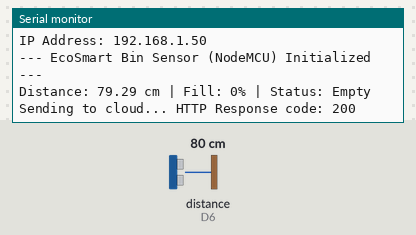
The sketch below on a simulated ESP8266 (NodeMCU). Parts: the last lines printed to the serial monitor. Wiring (inferred from the names in the program): ultrasonic range finder: trigger D5; echo D6. The test bench sets the inputs (shaded band); at power-on: distance to the obstacle (sensor on D6) 80 cm. The echo pulse lasts 58.3 µs per cm; WiFi joins after 1.5 s; servers stay silent unless stated; uploads are accepted with an empty reply.

Above: at 2.7 s.
2.8 s: distance to the obstacle (sensor on D6) set to 2 cm
At 12.3 s:
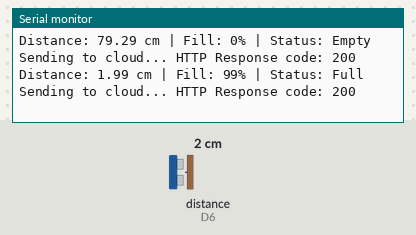
13.2 s: distance to the obstacle (sensor on D6) set to 18 cm
At 22.5 s:
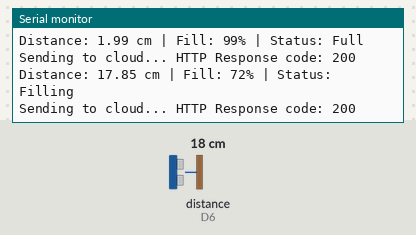

The sketch:

bin_sensor.ino
```cpp
#include <ESP8266HTTPClient.h>
#include <ESP8266WiFi.h>
#include <WiFiClientSecure.h>

/**
 * EcoSmart bin_sensor.ino (NodeMCU Version)
 * Distance measurement and Cloud Reporting using ESP8266/NodeMCU
 */

// --- CONFIGURATION ---
const char *ssid = "Airtel_Raptor 5g";
const char *password = "up80gd0383";

// The unique ID for this specific bin (must match the one registered in the web
// UI)
const char *hardwareId = "BIN-001";

// Server base URL
const char *serverBaseUrl = "http://13.232.18.222:5000"; // Live AWS server

// Bin Calibration (in cm)
const int MAX_DISTANCE = 50; // Distance when bin is EMPTY
const int MIN_DISTANCE = 5;  // Distance when bin is FULL

// Pin Definitions for NodeMCU (D-Pins map to GPIO numbers)
const int TRIG_PIN = D5; // NodeMCU D5 corresponds to GPIO 14
const int ECHO_PIN = D6; // NodeMCU D6 corresponds to GPIO 12

// Constants
const float SOUND_VELOCITY = 0.034; // cm/us
const int REPORT_INTERVAL = 10000;  // Send data every 10 seconds

void setup() {
  Serial.begin(115200);

  pinMode(TRIG_PIN, OUTPUT);
  pinMode(ECHO_PIN, INPUT);

  // WiFi Connection
  WiFi.begin(ssid, password);
  Serial.print("Connecting to WiFi");
  while (WiFi.status() != WL_CONNECTED) {
    delay(500);
    Serial.print(".");
  }
  Serial.println("\nWiFi Connected!");
  Serial.print("IP Address: ");
  Serial.println(WiFi.localIP());

  Serial.println("--- EcoSmart Bin Sensor (NodeMCU) Initialized ---");
}

void loop() {
  // 1. Measure Distance
  digitalWrite(TRIG_PIN, LOW);
  delayMicroseconds(2);
  digitalWrite(TRIG_PIN, HIGH);
  delayMicroseconds(10);
  digitalWrite(TRIG_PIN, LOW);

  long duration = pulseIn(ECHO_PIN, HIGH);
  float distanceCm = duration * SOUND_VELOCITY / 2;

  if (duration == 0) {
    Serial.println("Error: Hardware sensor failure.");
    delay(2000);
    return;
  }

  // 2. Calculate Fill Level Percentage
  float constrainedDist = constrain(distanceCm, MIN_DISTANCE, MAX_DISTANCE);
  int fillLevel = map(constrainedDist, MAX_DISTANCE, MIN_DISTANCE, 0, 100);

  // Determine Status
  String status = "Filling";
  if (fillLevel >= 90)
    status = "Full";
  else if (fillLevel <= 10)
    status = "Empty";

  Serial.printf("Distance: %.2f cm | Fill: %d%% | Status: %s\n", distanceCm,
                fillLevel, status.c_str());

  // 3. Send to Cloud (if WiFi is connected)
  if (WiFi.status() == WL_CONNECTED) {
    WiFiClient client; // Standard WiFiClient for HTTP (port 5000)
    HTTPClient http;
    String fullUrl = String(serverBaseUrl) + "/api/bins/" + String(hardwareId);

    // Begin request
    http.begin(client, fullUrl);
    http.addHeader("Content-Type", "application/json");

    // Construct JSON payload
    String httpRequestData = "{\"fillLevel\":" + String(fillLevel) +
                             ",\"status\":\"" + status + "\"}";

    Serial.print("Sending to cloud... ");
    int httpResponseCode = http.PATCH(httpRequestData);

    if (httpResponseCode > 0) {
      Serial.print("HTTP Response code: ");
      Serial.println(httpResponseCode);
    } else {
      Serial.print("Error code: ");
      Serial.println(httpResponseCode);
    }
    http.end();
  }

  delay(REPORT_INTERVAL);
}
```

Measured:
- after the input at 2.8 s, the serial monitor: prints a new line after 8.9 s (image 1)
- after the input at 13.2 s, the serial monitor: prints a new line after 8.7 s (image 2)
